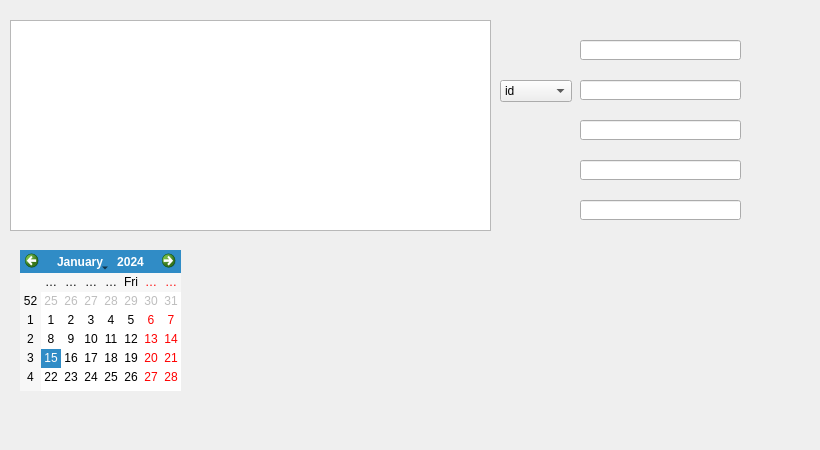
        <widget class="QWidget" name="tab_24">
         <attribute name="title">
          <string>Afficher</string>
         </attribute>
         <widget class="QLineEdit" name="idEVE_3">
          <property name="geometry">
           <rect>
            <x>580</x>
            <y>120</y>
            <width>161</width>
            <height>20</height>
           </rect>
          </property>
          <property name="autoFillBackground">
           <bool>false</bool>
          </property>
         </widget>
         <widget class="QLineEdit" name="idES_2">
          <property name="geometry">
           <rect>
            <x>580</x>
            <y>40</y>
            <width>161</width>
            <height>20</height>
           </rect>
          </property>
         </widget>
         <widget class="QComboBox" name="comboBox_7">
          <property name="geometry">
           <rect>
            <x>500</x>
            <y>80</y>
            <width>72</width>
            <height>22</height>
           </rect>
          </property>
          <item>
           <property name="text">
            <string>id</string>
           </property>
          </item>
          <item>
           <property name="text">
            <string>type</string>
           </property>
          </item>
          <item>
           <property name="text">
            <string>date</string>
           </property>
          </item>
          <item>
           <property name="text">
            <string>nbr</string>
           </property>
          </item>
         </widget>
         <widget class="QPushButton" name="pushButton_52">
          <property name="geometry">
           <rect>
            <x>750</x>
            <y>80</y>
            <width>30</width>
            <height>30</height>
           </rect>
          </property>
          <property name="autoFillBackground">
           <bool>false</bool>
          </property>
          <property name="styleSheet">
           <string notr="true">background-color:tranparent;
border-image:url(:/images/icones/focus.png);
background:none;
border:none;
background-repeat:none;</string>
          </property>
          <property name="text">
           <string/>
          </property>
         </widget>
         <widget class="QLineEdit" name="NBpEVE_3">
          <property name="geometry">
           <rect>
            <x>580</x>
            <y>200</y>
            <width>161</width>
            <height>20</height>
           </rect>
          </property>
          <property name="autoFillBackground">
           <bool>false</bool>
          </property>
         </widget>
         <widget class="QPushButton" name="pushButton_53">
          <property name="geometry">
           <rect>
            <x>720</x>
            <y>260</y>
            <width>50</width>
            <height>50</height>
           </rect>
          </property>
          <property name="autoFillBackground">
           <bool>false</bool>
          </property>
          <property name="styleSheet">
           <string notr="true">background-color:tranparent;
border-image:url(:/images/icones/printer.png);
background:none;
border:none;
background-repeat:none;</string>
          </property>
          <property name="text">
           <string/>
          </property>
         </widget>
         <widget class="QLineEdit" name="rechercheM_3">
          <property name="geometry">
           <rect>
            <x>580</x>
            <y>80</y>
            <width>161</width>
            <height>20</height>
           </rect>
          </property>
          <property name="autoFillBackground">
           <bool>false</bool>
          </property>
         </widget>
         <widget class="QPushButton" name="pushButton_54">
          <property name="geometry">
           <rect>
            <x>640</x>
            <y>260</y>
            <width>50</width>
            <height>50</height>
           </rect>
          </property>
          <property name="autoFillBackground">
           <bool>false</bool>
          </property>
          <property name="styleSheet">
           <string notr="true">background-color:tranparent;
border-image:url(:/images/icones/pdf.png);
background:none;
border:none;
background-repeat:none;</string>
          </property>
          <property name="text">
           <string/>
          </property>
         </widget>
         <widget class="QPushButton" name="pushButton_55">
          <property name="geometry">
           <rect>
            <x>740</x>
            <y>30</y>
            <width>30</width>
            <height>30</height>
           </rect>
          </property>
          <property name="styleSheet">
           <string notr="true">background-color:tranparent;
border-image:url(:/images/icones/delete.png);
background:none;
border:none;
background-repeat:none;</string>
          </property>
          <property name="text">
           <string/>
          </property>
         </widget>
         <widget class="QPushButton" name="pushButton_56">
          <property name="geometry">
           <rect>
            <x>570</x>
            <y>260</y>
            <width>50</width>
            <height>50</height>
           </rect>
          </property>
          <property name="autoFillBackground">
           <bool>false</bool>
          </property>
          <property name="styleSheet">
           <string notr="true">background-color:tranparent;
border-image:url(:/images/icones/afficher.png);
background:none;
border:none;
background-repeat:none;</string>
          </property>
          <property name="text">
           <string/>
          </property>
         </widget>
         <widget class="QCalendarWidget" name="calendarWidget_8">
          <property name="geometry">
           <rect>
            <x>20</x>
            <y>250</y>
            <width>161</width>
            <height>141</height>
           </rect>
          </property>
          <property name="autoFillBackground">
           <bool>true</bool>
          </property>
         </widget>
         <widget class="QTableView" name="tableView_3">
          <property name="geometry">
           <rect>
            <x>10</x>
            <y>20</y>
            <width>481</width>
            <height>211</height>
           </rect>
          </property>
         </widget>
         <widget class="QLineEdit" name="TypeEVE_3">
          <property name="geometry">
           <rect>
            <x>580</x>
            <y>160</y>
            <width>161</width>
            <height>20</height>
           </rect>
          </property>
          <property name="autoFillBackground">
           <bool>false</bool>
          </property>
         </widget>
         <widget class="QPushButton" name="pushButton_57">
          <property name="geometry">
           <rect>
            <x>490</x>
            <y>260</y>
            <width>50</width>
            <height>50</height>
           </rect>
          </property>
          <property name="styleSheet">
           <string notr="true">background-color:tranparent;
border-image:url(:/images/icones/stat.png);
background:none;
border:none;
background-repeat:none;</string>
          </property>
          <property name="text">
           <string/>
          </property>
         </widget>
         <widget class="QPushButton" name="pushButton_58">
          <property name="geometry">
           <rect>
            <x>520</x>
            <y>190</y>
            <width>30</width>
            <height>30</height>
           </rect>
          </property>
          <property name="autoFillBackground">
           <bool>false</bool>
          </property>
          <property name="styleSheet">
           <string notr="true">background-color:tranparent;
border-image:url(:/images/icones/update.png);
background:none;
border:none;
background-repeat:none;</string>
          </property>
          <property name="text">
           <string/>
          </property>
         </widget>
         <widget class="QLabel" name="label_47">
          <property name="geometry">
           <rect>
            <x>-4</x>
            <y>-7</y>
            <width>811</width>
            <height>441</height>
           </rect>
          </property>
          <property name="styleSheet">
           <string notr="true">background-color:tranparent;
border-image:url(:/images/icones/back.jpg);
background:none;
border:none;
background-repeat:none;</string>
          </property>
          <property name="text">
           <string/>
          </property>
         </widget>
         <zorder>label_47</zorder>
         <zorder>idEVE_3</zorder>
         <zorder>idES_2</zorder>
         <zorder>comboBox_7</zorder>
         <zorder>pushButton_52</zorder>
         <zorder>NBpEVE_3</zorder>
         <zorder>pushButton_53</zorder>
         <zorder>rechercheM_3</zorder>
         <zorder>pushButton_54</zorder>
         <zorder>pushButton_55</zorder>
         <zorder>pushButton_56</zorder>
         <zorder>calendarWidget_8</zorder>
         <zorder>tableView_3</zorder>
         <zorder>TypeEVE_3</zorder>
         <zorder>pushButton_57</zorder>
         <zorder>pushButton_58</zorder>
        </widget>
